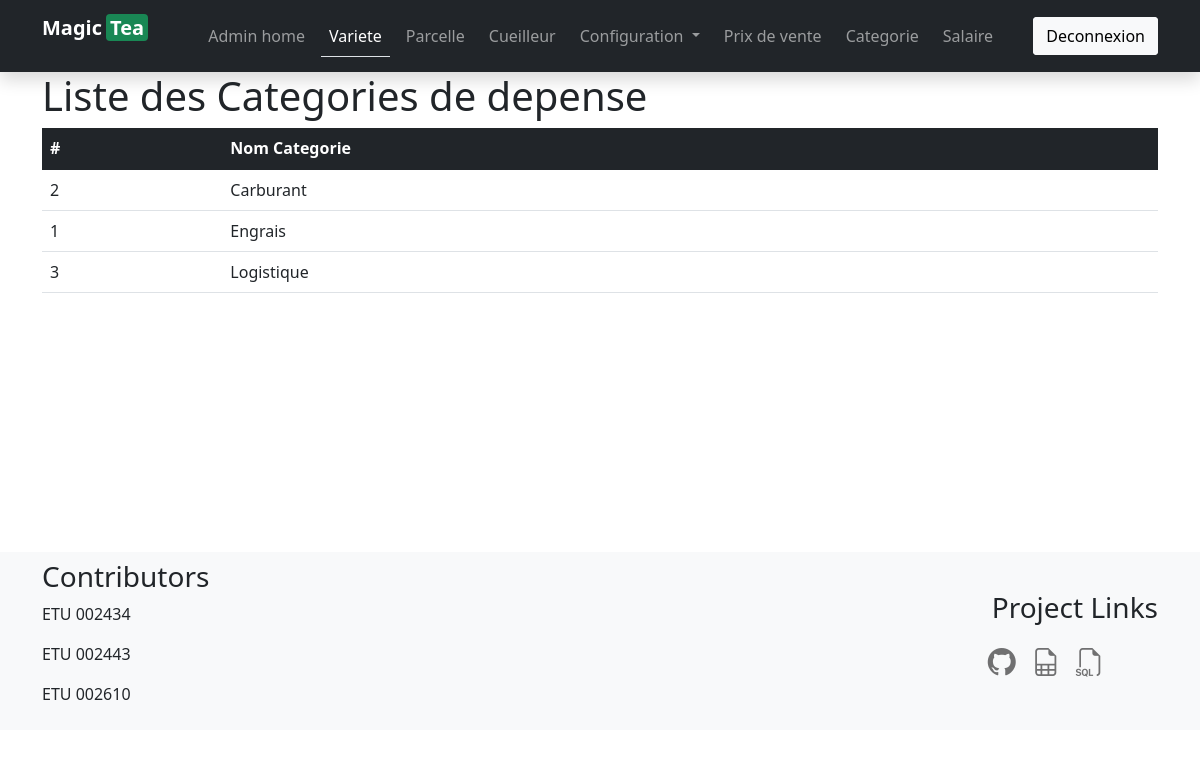
The app's page /pages/admin/read-categorie.php with its own data.
### tables this page shows
CREATE TABLE the_CategoriesDepenses(
                                       idCategorieDepense INT AUTO_INCREMENT,
                                       NomCategorie VARCHAR(50) ,
                                       PRIMARY KEY(idCategorieDepense),
                                       UNIQUE(NomCategorie)
);

### inc/php/crudFuncts/select.php (called while the page is built, shortened)
<?php
function exeSelect( $connection, $query )
{
    try {
        $result = mysqli_query( $connection, $query );
        $utilisateurs = [];
        while ( $row = mysqli_fetch_assoc( $result ) ) {
            $utilisateurs[] = $row;
        }
        return $utilisateurs;
    }
    catch ( Exception $e ) {
        error_log( $e->getMessage() );
        echo "An error occurred: " . htmlspecialchars( $e->getMessage() );
    }
    return null;
}
function getAllRows( $connection, $tableName )
{
    if ( isset( $connection ) && isset( $tableName ) ) {
        $query = "SELECT * FROM $tableName";
        return exeSelect( $connection, $query );
    } else {
        echo "connection OR tableName cannot be null!";
        return null;
    }
}
function getAllCategoriesDepenses( $connection )
{
    return getAllRows( $connection, "the_CategoriesDepenses" );
}

### pages/admin/read-categorie.php (the view, shortened to what this page needs)
<?php
include "static/header.php";
require_once '../../inc/php/crudFuncts/select.php';
$connection = db_connect();
$categ = getAllCategoriesDepenses($connection);
?>
<div class="main min-height-style">
        <div class="container">
            <h1>Liste des Categories de depense</h1>
            <table class="table table-hover">
                <thead class="table-dark">
                  <tr>
                    <th scope="col">#</th>
                    <th scope="col">Nom Categorie</th>
                  </tr>
                </thead>
                <tbody>
    <?php     for ($i=0; $i < count($categ); $i++) { ?>
                  <tr>
                      <td> <?= $categ[$i]['idCategorieDepense']?> </td>
                      <td> <?= $categ[$i]['NomCategorie']?></td>
                  </tr>
    <?php    }?>
                </tbody>
              </table>
        </div>
    </div>
<?php
include "static/footer.php";
?>

### assets/style.css (style rules this page uses)
.min-height-style { min-height: 60vh; }

### records on screen
the_categoriesdepenses: idCategorieDepense "2", NomCategorie "Carburant"
the_categoriesdepenses: idCategorieDepense "1", NomCategorie "Engrais"
the_categoriesdepenses: idCategorieDepense "3", NomCategorie "Logistique"
